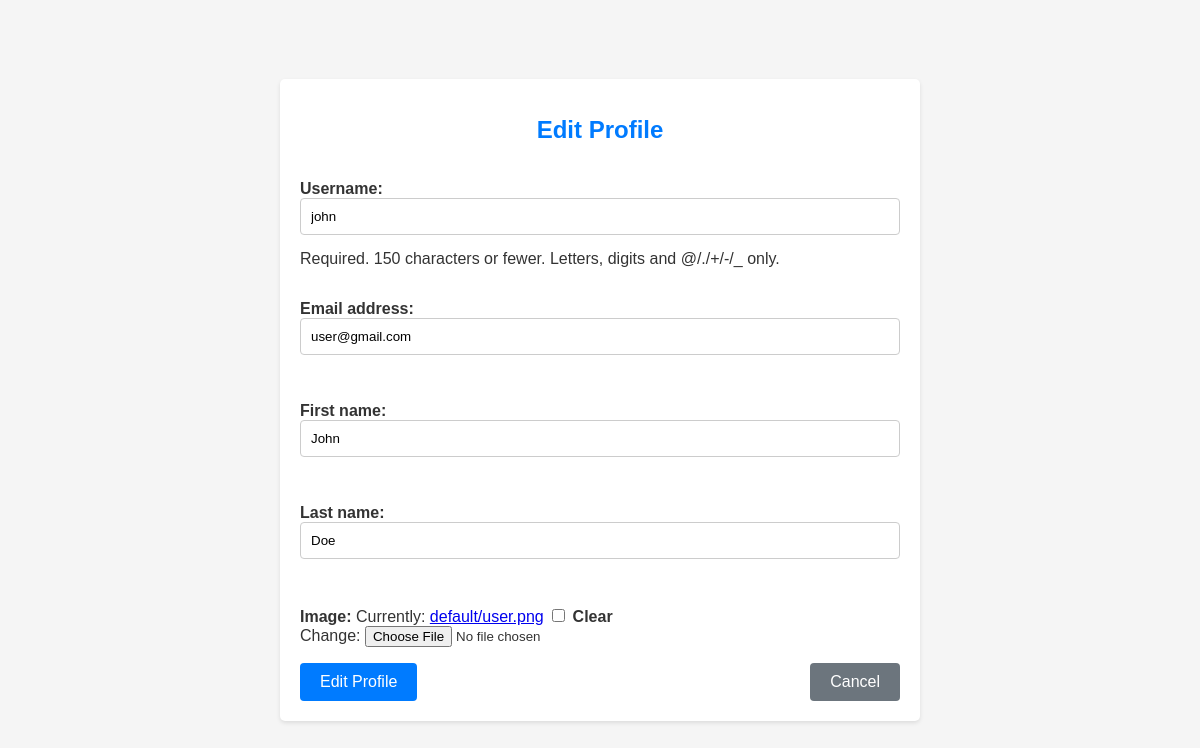
The app's page /auth/edit-profile/ (signed in) with its own data.
### users/models.py (models this page shows, shortened)
class User(AbstractUser):
    birth_date = models.DateField(null=True, blank=True)
    image = models.ImageField(null=True, blank=True, upload_to='users', default='default/user.png')
    class Meta:
        db_table = 'users'

### users/views.py (the view, shortened to what this page needs)
# urls.py: path('edit-profile/', ProfileUpdateView.as_view(), name='edit-profile'),
class ProfileUpdateView(View):
    def get(self, request):
        update_form = ProfileUpdateForm(instance=request.user)
        return render(request, 'profile/profile_update.html', {'form':update_form})

### users/forms.py
class ProfileUpdateForm(ModelForm):
    class Meta:
        model = User
        fields = ['username', 'email', 'first_name', 'last_name', 'image']

### history/context_processors.py (called while the page is built)
def account_balance(request):
    if request.user.is_authenticated:
        account_balance, created = AccountBalance.objects.get_or_create(user=request.user)
        return {'balance': account_balance.balance}
    return {}

### templates/profile/profile_update.html (shortened to what this page needs)
<!DOCTYPE html>
<html lang="en">
<head>
</head>
<body>
<div class="container">
    <h1>Edit Profile</h1>
    <form method="post">
        {{ form.as_p }}
        <div class="buttons">
            <input type="submit" value="Edit Profile">
            <a href="/auth/profile/" class="cancel-button">Cancel</a>
        </div>
    </form>
</div>
</body>
</html>

### templates/profile/profile_update.html (style rules this page uses)
body { font-family: Arial, sans-serif; background-color: #f5f5f5; color: #333; margin: 0; padding: 0; display: flex; justify-content: center; align-items: center; height: 100vh; }
.container { width: 100%; max-width: 600px; padding: 20px; background-color: #fff; border-radius: 5px; box-shadow: 0 2px 4px rgba(0, 0, 0, 0.1); }
h1 { font-size: 24px; color: #007bff; margin-bottom: 20px; text-align: center; }
form { display: flex; flex-direction: column; }
label { font-weight: bold; margin-bottom: 5px; }
input[type="text"], input[type="email"], input[type="password"] { width: 100%; padding: 10px; margin-bottom: 15px; border: 1px solid #ccc; border-radius: 4px; box-sizing: border-box; }
.buttons { display: flex; justify-content: space-between; }
input[type="submit"], .cancel-button { background-color: #007bff; color: #fff; border: none; padding: 10px 20px; border-radius: 4px; cursor: pointer; text-decoration: none; text-align: center; font-size: 16px; }
.cancel-button { background-color: #6c757d; }

### records on screen
User: username "john", email "user@gmail.com", first_name "John", last_name "Doe"
